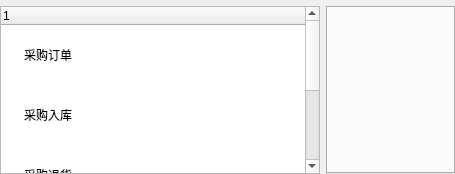
<?xml version="1.0" encoding="UTF-8"?>
<ui version="4.0">
 <class>purchasemanage</class>
 <widget class="QWidget" name="purchasemanage">
  <property name="geometry">
   <rect>
    <x>0</x>
    <y>0</y>
    <width>455</width>
    <height>174</height>
   </rect>
  </property>
  <property name="windowTitle">
   <string>Form</string>
  </property>
  <property name="styleSheet">
   <string notr="true">QPushButton:hover
{
background-color: rgb(44, 80, 80);
border-radius:5px;
color:white;
font-size:16px;
font-weight:500
}

QPushButton:hover:pressed
{
background-color:darkred;
border-radius:5px;
color:white;
font-size:16px;
font-weight:500
}

QPushButton
{
background-color:transparent;
color:black;
border-radius:5px;
spacing: 10px;
padding: 0px 0px;
font-size:16px;
font-weight:500
}


QTreeWidget::item:selected:active
{
background-color: #FF92BB;
color:black;
font-size:11px;
font-weight:bold;
}

QTreeWidget::item
{
height:60px;
font-size:11px;
font-weight:bold;
}

QTreeWidget::item:selected:!active
{
background-color:#33A1C9;
color:black;
}
</string>
  </property>
  <layout class="QVBoxLayout" name="verticalLayout">
   <property name="leftMargin">
    <number>0</number>
   </property>
   <property name="topMargin">
    <number>6</number>
   </property>
   <property name="rightMargin">
    <number>0</number>
   </property>
   <property name="bottomMargin">
    <number>0</number>
   </property>
   <item>
    <layout class="QHBoxLayout" name="horizontalLayout">
     <item>
      <widget class="QTreeWidget" name="treeWidget">
       <property name="minimumSize">
        <size>
         <width>320</width>
         <height>0</height>
        </size>
       </property>
       <property name="maximumSize">
        <size>
         <width>320</width>
         <height>16777215</height>
        </size>
       </property>
       <property name="iconSize">
        <size>
         <width>30</width>
         <height>30</height>
        </size>
       </property>
       <column>
        <property name="text">
         <string>1</string>
        </property>
       </column>
       <item>
        <property name="text">
         <string>采购订单</string>
        </property>
        <property name="icon">
         <iconset resource="../res.qrc">
          <normaloff>:/image/image/采购订单.png</normaloff>:/image/image/采购订单.png</iconset>
        </property>
       </item>
       <item>
        <property name="text">
         <string>采购入库</string>
        </property>
        <property name="icon">
         <iconset resource="../res.qrc">
          <normaloff>:/image/image/采购入库.png</normaloff>:/image/image/采购入库.png</iconset>
        </property>
       </item>
       <item>
        <property name="text">
         <string>采购退货</string>
        </property>
        <property name="icon">
         <iconset resource="../res.qrc">
          <normaloff>:/image/image/采购退货.png</normaloff>:/image/image/采购退货.png</iconset>
        </property>
       </item>
       <item>
        <property name="text">
         <string>安全库存采购</string>
        </property>
        <property name="icon">
         <iconset resource="../res.qrc">
          <normaloff>:/image/image/安全库存设置.png</normaloff>:/image/image/安全库存设置.png</iconset>
        </property>
       </item>
      </widget>
     </item>
     <item>
      <widget class="QTabWidget" name="tabWidget"/>
     </item>
    </layout>
   </item>
  </layout>
 </widget>
 <resources>
  <include location="../res.qrc"/>
 </resources>
 <connections/>
</ui>
